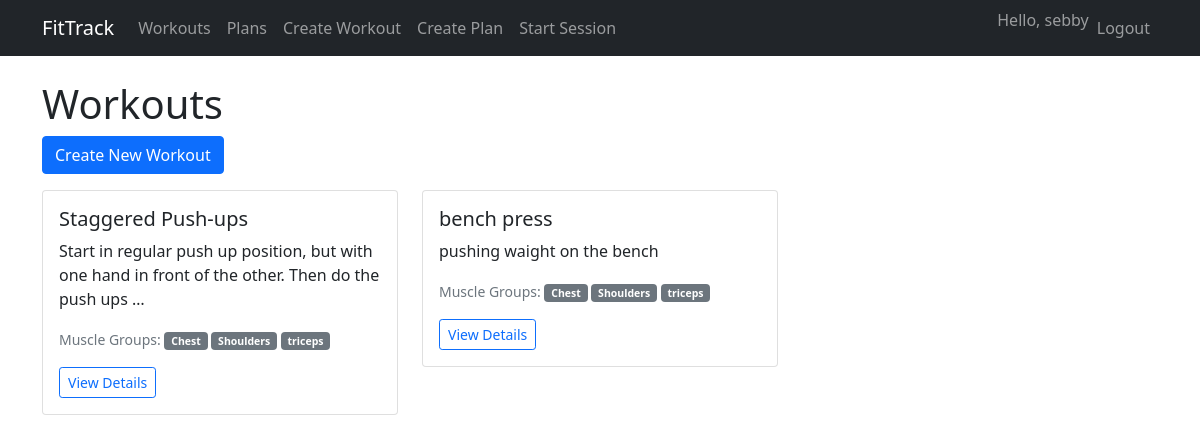
The app's page /workouts/ (signed in) with its own data.
### workouts/models.py (models this page shows, shortened)
class Workout(models.Model):
    name = models.CharField(max_length=200)
    description = models.TextField()
    muscle_groups = models.ManyToManyField(MuscleGroup)
    demonstration_video_url = models.URLField(blank=True, null=True)
    created_by = models.ForeignKey(User, on_delete=models.SET_NULL, null=True)
    created_at = models.DateTimeField(auto_now_add=True)
    class Meta:
        ordering = ['name']

class MuscleGroup(models.Model):
    name = models.CharField(max_length=100)
    description = models.TextField(blank=True)
    class Meta:
        ordering = ['name']

### workouts/views.py (the view)
# urls.py: path('workouts/', views.workout_list, name='workout_list'),
def workout_list(request):
    workouts = Workout.objects.all()
    return render(request, 'workouts/workout_list.html', {'workouts': workouts})

### workouts/templates/workouts/workout_list.html
{% extends 'workouts/base.html' %}
{% block content %}
<h1>Workouts</h1>
{% if user.is_authenticated %}
<a href="{% url 'workouts:create_workout' %}" class="btn btn-primary mb-3">Create New Workout</a>
{% endif %}
<div class="row">
    {% for workout in workouts %}
    <div class="col-md-4 mb-4">
        <div class="card">
            <div class="card-body">
                <h5 class="card-title">{{ workout.name }}</h5>
                <p class="card-text">{{ workout.description|truncatewords:20 }}</p>
                <p class="card-text">
                    <small class="text-muted">
                        Muscle Groups:
                        {% for mg in workout.muscle_groups.all %}
                        <span class="badge bg-secondary">{{ mg.name }}</span>
                        {% endfor %}
                    </small>
                </p>
                <a href="{% url 'workouts:workout_detail' workout.pk %}" class="btn btn-sm btn-outline-primary">View Details</a>
            </div>
        </div>
    </div>
    {% empty %}
    <div class="col-12">
        <p>No workouts available.</p>
    </div>
    {% endfor %}
</div>
{% endblock %}

### workouts/templates/workouts/base.html (shortened to what this page needs)
<!DOCTYPE html>
<html lang="en">
<head>
    <link rel="stylesheet" href="https://cdnjs.cloudflare.com/ajax/libs/font-awesome/6.0.0/css/all.min.css">
    <link href="https://cdn.jsdelivr.net/npm/bootstrap@5.1.3/dist/css/bootstrap.min.css" rel="stylesheet">
</head>
<body>
    <nav class="navbar navbar-expand-lg navbar-dark bg-dark">
        <div class="container">
            <a class="navbar-brand" href="{% url 'workouts:index' %}">FitTrack</a>
            <div class="collapse navbar-collapse" id="navbarNav">
                <ul class="navbar-nav me-auto">
                    <li class="nav-item">
                        <a class="nav-link" href="{% url 'workouts:workout_list' %}">Workouts</a>
                    </li>
                    <li class="nav-item">
                        <a class="nav-link" href="{% url 'workouts:workoutplan_list' %}">Plans</a>
                    </li>
                    {% if user.is_authenticated %}
                    <li class="nav-item">
                        <a class="nav-link" href="{% url 'workouts:create_workout' %}">Create Workout</a>
                    </li>
                    <li class="nav-item">
                        <a class="nav-link" href="{% url 'workouts:create_workoutplan' %}">Create Plan</a>
                    </li>
                    <li class="nav-item">
                        <a class="nav-link" href="{% url 'workouts:start_session' %}">Start Session</a>
                    </li>
                    {% endif %}
                </ul>
                <ul class="navbar-nav">
                    {% if user.is_authenticated %}
                    <li class="nav-item">
                        <span class="navbar-text">Hello, {{ user.username }}</span>
                    </li>
                    <li class="nav-item">
                        <a class="nav-link" href="{% url 'logout' %}">Logout</a>
                    </li>
                    {% endif %}
                </ul>
            </div>
        </div>
    </nav>
    <div class="container mt-4">
        {% block content %}
        {% endblock %}
    </div>
</body>
</html>

### records on screen
Workout: name "Staggered Push-ups", description "Start in regular push up position, but with one hand in front of the other. Then do the push ups …"
MuscleGroup: name "Chest"
MuscleGroup: name "Shoulders"
MuscleGroup: name "triceps"
Workout: name "bench press", description "pushing waight on the bench"

### other values on screen
{{ user.username }} "sebby"
